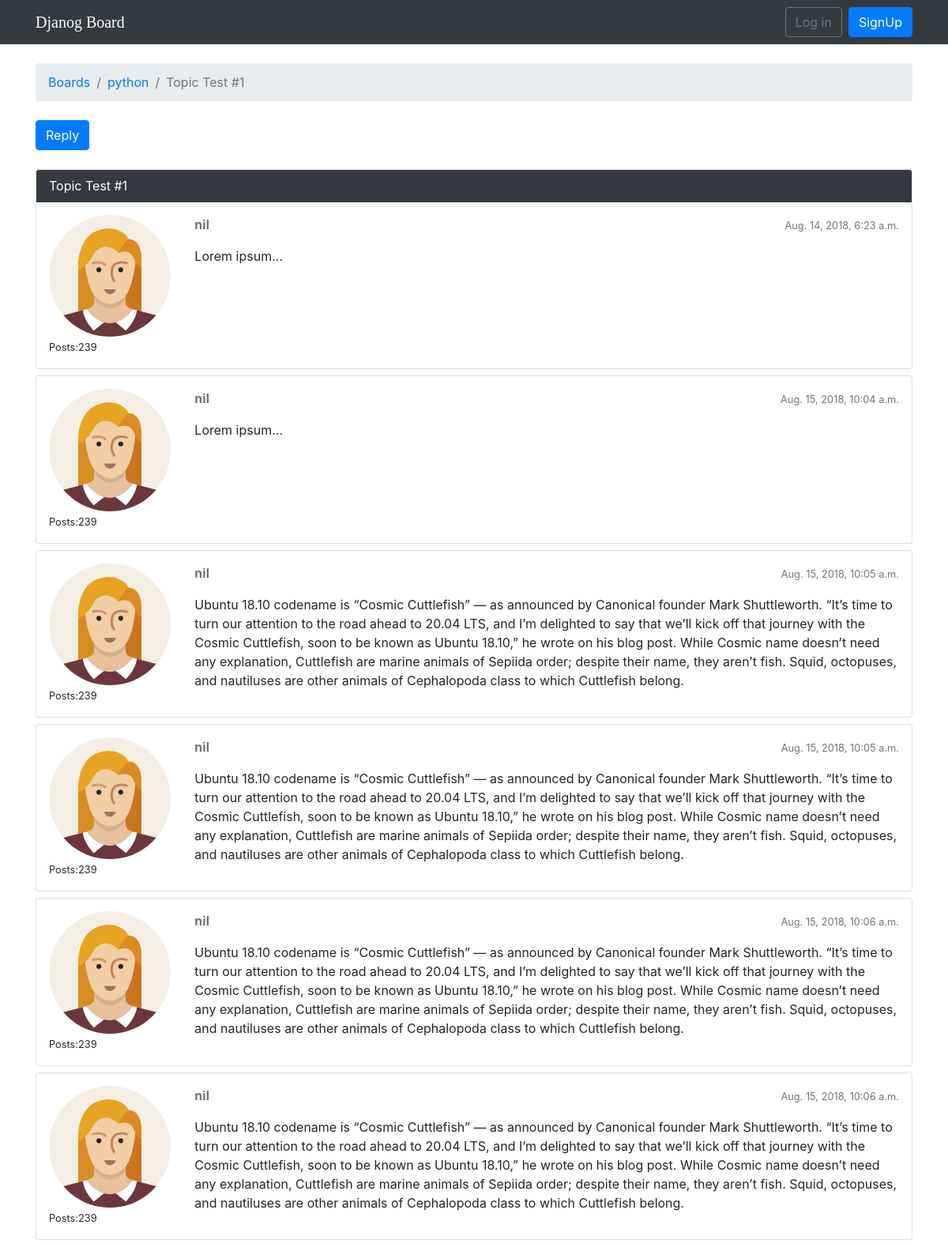
The app's page /boards/1/topics/21/ (upper part) with its own data.
### djforum/models.py (models this page shows, shortened)
class Topic(models.Model):
	subject = models.CharField(max_length = 255)
	last_updated = models.DateTimeField(auto_now_add = True)
	board = models.ForeignKey(Board, on_delete = models.CASCADE, related_name = 'topics')
	starter = models.ForeignKey(User, on_delete = models.CASCADE, related_name = 'topics')
	views = models.PositiveIntegerField(default = 0)

class Board(models.Model):
	name = models.CharField(max_length = 255)
	description = models.CharField(max_length = 255)

class Post(models.Model):
	message = models.CharField(max_length = 4000)
	topic = models.ForeignKey(Topic, on_delete = models.CASCADE, related_name = 'posts')
	created_at = models.DateTimeField(auto_now_add = True, null = True)
	updated_at = models.DateTimeField(null = True)
	created_by = models.ForeignKey(User, on_delete = models.CASCADE, related_name = 'posts')
	updated_by = models.ForeignKey(User, on_delete = models.CASCADE, null = True, related_name = '+')
	def get_message_as_markdown(self):
		return mark_safe(markdown(self.message, safe_mode='escape'))

### djforum/views.py (the view)
# urls.py: path('boards/<int:pk>/topics/<int:topic_pk>/', views.PostListView.as_view(), name = 'topic_posts'),
class PostListView(ListView):
	model = Post
	context_object_name = 'posts'
	template_name = 'topic_posts.html'
	paginate_by = 20
	def get_context_data(self, **kwargs):
		session_key = 'viewed_topic_{}'.format(self.topic.pk)
		if not self.request.session.get(session_key, False):
			self.topic.views += 1
			self.topic.save()
			self.request.session[session_key] = True
		kwargs['topic'] = self.topic
		return super().get_context_data(**kwargs)
	def get_queryset(self):
		self.topic = get_object_or_404(Topic, board__pk=self.kwargs.get('pk'), pk = self.kwargs.get('topic_pk'))
		queryset = self.topic.posts.order_by('created_at')
		return queryset

### templates/topic_posts.html (shortened to what this page needs)
{% extends 'base.html' %}
{% load static %}
{% block breadcrumb %}
	<li class="breadcrumb-item"><a href="{% url 'home' %}">Boards</a></li>
	<li class="breadcrumb-item"><a href="{%url 'board_topics' topic.board.pk %}">{{topic.board.name}}</a></li>
	<li class="breadcrumb-item active">{{topic.subject}}</li>
{% endblock breadcrumb %}
{% block content %}
	<div class="mb-4">
		<a href="{% url 'reply_topic' topic.board.pk topic.pk %}" class="btn btn-primary" role="button">Reply</a>
	</div>
	{% for post in posts %}
		<div id="{{post.pk}}" class="card {% if forloop.last %}mb-4{% else %}mb-2{% endif %} {% if forloop.first %} boarder-dark {% endif %}">
			{% if forloop.first %}
				<div class="card-header text-white bg-dark py-2 px-3">{{topic.subject}}</div>
			{% endif %}
			<div class="card-body p-3">
				<div class="row">
					<div class="col-2">
						<img src="{% static 'img/avatar.svg' %}" alt="{{post.created_by.username}}" class="w-100">
						<small>Posts:{{post.created_by.posts.count}}</small>
					</div>
					<div class="col-10">
						<div class="row mb-3">
							<div class="col-6">
								<strong class="text-muted">{{post.created_by.username}}</strong>
							</div>
							<div class="col-6 text-right">
								<small class="text-muted">{{post.created_at}}</small>
							</div>
						</div>
						{{post.get_message_as_markdown}}
					</div>
				</div>
			</div>
		</div>
	{% endfor %}
{% endblock content %}

### records on screen
Topic: board.name "python", subject "Topic Test #1"
Post: created_by.posts.count "239", created_by.username "nil", created_at "Aug. 14, 2018, 6:23 a.m.", get_message_as_markdown "Lorem ipsum..."
Post: created_by.posts.count "239", created_by.username "nil", created_at "Aug. 15, 2018, 10:04 a.m.", get_message_as_markdown "Lorem ipsum ..."
Post: created_by.posts.count "239", created_by.username "nil", created_at "Aug. 15, 2018, 10:05 a.m.", get_message_as_markdown "Ubuntu 18.10 codename is “Cosmic Cuttlefish” — as announced by Canonical founder Mark Shuttleworth. “It’s time to turn our attention to the road ahead to 20.04 LTS, and I’m delighted to say that we’ll kick off that journey with the Cosmic Cuttlefish, soon to be known as Ubuntu 18.10,” he wrote on his blog post. While Cosmic name doesn’t need any explanation, Cuttlefish are marine animals of Sepiida order; despite their name, they aren’t fish. Squid, octopuses, and nautiluses are other animals of Cephalopoda class to which Cuttlefish belong."
Post: created_by.posts.count "239", created_by.username "nil", created_at "Aug. 15, 2018, 10:05 a.m.", get_message_as_markdown "Ubuntu 18.10 codename is “Cosmic Cuttlefish” — as announced by Canonical founder Mark Shuttleworth. “It’s time to turn our attention to the road ahead to 20.04 LTS, and I’m delighted to say that we’ll kick off that journey with the Cosmic Cuttlefish, soon to be known as Ubuntu 18.10,” he wrote on his blog post. While Cosmic name doesn’t need any explanation, Cuttlefish are marine animals of Sepiida order; despite their name, they aren’t fish. Squid, octopuses, and nautiluses are other animals of Cephalopoda class to which Cuttlefish belong."
Post: created_by.posts.count "239", created_by.username "nil", created_at "Aug. 15, 2018, 10:06 a.m.", get_message_as_markdown "Ubuntu 18.10 codename is “Cosmic Cuttlefish” — as announced by Canonical founder Mark Shuttleworth. “It’s time to turn our attention to the road ahead to 20.04 LTS, and I’m delighted to say that we’ll kick off that journey with the Cosmic Cuttlefish, soon to be known as Ubuntu 18.10,” he wrote on his blog post. While Cosmic name doesn’t need any explanation, Cuttlefish are marine animals of Sepiida order; despite their name, they aren’t fish. Squid, octopuses, and nautiluses are other animals of Cephalopoda class to which Cuttlefish belong."
Post: created_by.posts.count "239", created_by.username "nil", created_at "Aug. 15, 2018, 10:06 a.m.", get_message_as_markdown "Ubuntu 18.10 codename is “Cosmic Cuttlefish” — as announced by Canonical founder Mark Shuttleworth. “It’s time to turn our attention to the road ahead to 20.04 LTS, and I’m delighted to say that we’ll kick off that journey with the Cosmic Cuttlefish, soon to be known as Ubuntu 18.10,” he wrote on his blog post. While Cosmic name doesn’t need any explanation, Cuttlefish are marine animals of Sepiida order; despite their name, they aren’t fish. Squid, octopuses, and nautiluses are other animals of Cephalopoda class to which Cuttlefish belong."
